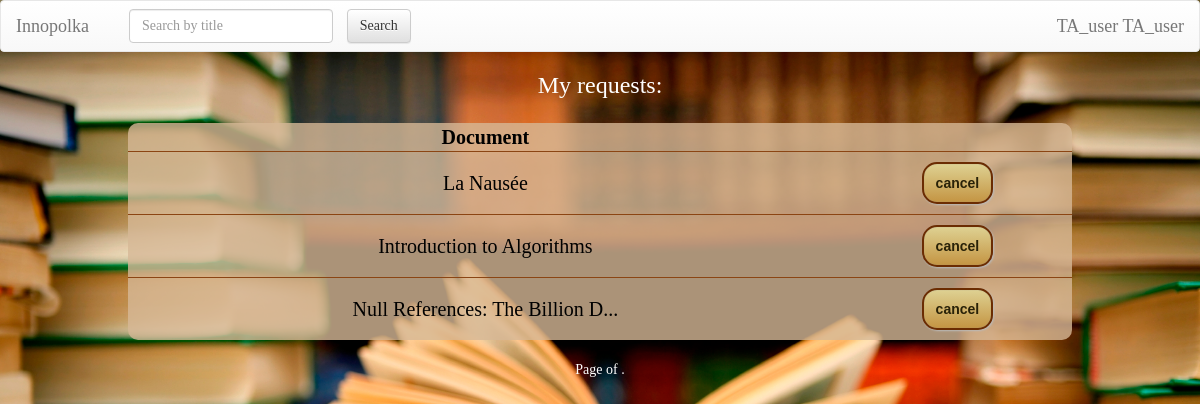
/requests/ (signed in), run on the app's committed database.
### Documents/models.py (models this page shows, shortened)
class Document(models.Model):
    title = models.CharField(max_length=250)
    price = models.IntegerField()
    keywords = models.CharField(max_length=250) # the list of keywords stored in string
    authors = models.CharField(max_length=250) # the list of authors in string format splitted by space
    cover = models.CharField(max_length=1000, default="https://lh3.googleusercontent.com/zqfUbCXdb1oGmsNEzNxTjQU5ZlS3x46nQoB83sFbRSlMnpDTZgdVCe_LvCx-rl7sOA=w300")
    copies = models.PositiveIntegerField(default=1)
    type = models.CharField(max_length=100, default='Document')
    is_bestseller = models.BooleanField(default=False)
    is_reference = models.BooleanField(default=False)
    level = models.PositiveIntegerField(default=1)
    room = models.PositiveIntegerField(default=1)

### BookRequests/views.py (the view)
class RequestsView(ListView):
    template_name = 'BookRequests/bookrequests.html'
    model = Request
    context_object_name = 'requests'
    def get(self, request, *args, **kwargs):
        if request.user.is_authenticated:
            return super().get(request, *args, **kwargs)
        else:
            return redirect('/')
    def get_queryset(self):
        status_priorities = [status[0] for status in USER_STATUSES]
        qs = super().get_queryset()
        result = list()
        for req in qs:  # sort users by status priorities and time request was made
            req_item = {'doc': req.doc, 'id': req.id}
            users = [(status_priorities.index(u.userprofile.status), u) for u in list(req.users.all())]
            if len(users) != 1:  # sort users according to status priorities
                users.sort(key=lambda x: x[0])
            req_item['users'] = [u[1] for u in users]
            result.append(req_item)
        return result

### BookRequests/templates/BookRequests/bookrequests.html (shortened to what this page needs)
<!doctype html>
<html lang="en">
<head>
    {% extends 'Documents/base.html' %}
    {% load staticfiles %}
    {% block body %}
        <link rel="stylesheet" type="text/css" href="{% static 'Documents/style.css' %}"/>
        {% if user.is_staff %}
            <h3 align="center">Document's requests for now:</h3>
        {% elif user.is_authenticated %}
            <h3 align="center">My requests:</h3>
        {% endif %}
        <form action="" method="post">
            <div align="center">
                <table>
                    <tr>
                        <th class="cen" colspan="1">Document</th>
                    </tr>
                    {% for req in requests %}
                        <tr>
                            {% if user.is_staff or user in req.users %}
                                <td><a href="/{{ req.doc.id }}/">{% if req.doc.title|length <= 30 %}
                                    {{ req.doc.title }}{% else %}{{ req.doc.title|slice:":30" }}...{% endif %}</a>
                                    {% if req.doc.copies == 0 %}<font color="red">(NA)</font> {% endif %}</td>
                                <td>{% for u in req.users %}{% if user.is_staff or user == u %}<a class="btn button"
                                                                                                  href="/requests/cancel/?user_id={{ u.id }}&req_id={{ req.id }}">cancel</a>
                                    <br>{% endif %}{% endfor %}</td>
                                </tr>
                            {% endif %}
                    {% endfor %}
                </table>
            </div>
        </form>
        <div align="center">
            <div class="paginator">
         <span class="step-links">
             <span class="current">
                Page {{ page_obj.number }} of {{ page_obj.paginator.num_pages }}.
            </span>
        </span>
            </div>
        </div>
    {% endblock %}

### Documents/templates/Documents/base.html (shortened to what this page needs)
<!DOCTYPE html>
<html lang="en">
<head>
    {% load staticfiles %}
    <link rel="stylesheet" href="//maxcdn.bootstrapcdn.com/bootstrap/3.2.0/css/bootstrap.min.css">
    <link rel="stylesheet" href="//maxcdn.bootstrapcdn.com/bootstrap/3.2.0/css/bootstrap-theme.min.css">
</head>
<body>
<nav class="navbar navbar-default">
    <div class="container-fluid">
        <div class="navbar-header">
            <a class="navbar-brand" href="/">Innopolka</a>
        </div>
        <div class="collapse navbar-collapse" id="bs-example-navbar-collapse-1">
            <form class="navbar-form navbar-left" action="/">
                <div class="form-group">
                    <input type="text" class="form-control" name="q" placeholder="Search by title" >
                </div>
                <input type="submit" class="btn btn-default not_wide" value="Search">
            </form>
            <ul class="nav navbar-nav navbar-right">
                {% if user.is_anonymous %}
                    <li><a href="/user/login">Log In</a></li>
                {% elif user.is_authenticated %}
                    <ul class="nav navbar-nav navbar-right">
                        <li class="nav-item dropdown">
                            <a class="navbar-brand" href="/user/?id={{ user.id }}" id="dropdown02"
                               data-toggle="dropdown"
                               aria-haspopup="true" aria-expanded="false">{{ user.first_name }} {{ user.last_name }}</a>
                    </ul>
                {% endif %}
            </ul>
        </div>
    </div>
</nav>
{% block body %}{% endblock %}
</body>
</html>

### Documents/templates/Documents/base.html (style rules this page uses)
body { font-family: Futura; color: white; background: url("/Documents/static/images/background.jpg") no-repeat fixed center center; background-size: cover; }
table { border: 3px solid saddlebrown; border-radius: 5px; width: 80%; background-color: rgba(214, 184, 150, 0.8); color: black; empty-cells: hide; text-align: center; margin: 10px; }
tr { border: 1px solid saddlebrown; text-align: center; }
td { border: 1px solid saddlebrown; padding: 10px; font-size: 20px; color: black; }
form { padding: 5px; color: black; font-size: 15px; margin: 5px; }
input { background-color: floralwhite; border: 2px solid saddlebrown; border-radius: 5px; margin: 0 0 0 10px; left: 50%; }
.button { text-decoration: none; text-align: center; padding: 11px 12px; border: solid 2px #6b2c02; -webkit-border-radius: 15px; -moz-border-radius: 15px; border-radius: 15px; font: 14px "Lucida Sans Unicode", "Lucida Grande", sans-serif; font-weight: bold; color: #292208; background-color: #ded192; background-image: -moz-linear-gradient(top, #ded192 0%, #c49543 100%); background-image: -webkit-linear-gradient(top, #ded192 0%, #c49543 100%); background-image: -o-linear-gradient(top, #ded192 0%, #c49543 100%); background-image: -ms-linear-gradient(top, #ded192 0%, #c49543 100%); filter: progid:DXImageTransform.Microsoft.gradient(startColorstr='#c49543', endColorstr='#c49543', GradientType=0); background-image: linear-gradient(top, #ded192 0%, #c49543 100%); -webkit-box-shadow: 1px 1px 2px #bababa, inset 0px 0px 1px #969393; -moz-box-shadow: 1px 1px 2px #bababa, inset 0px 0px 1px #969393; box-shadow: 1px 1px 2px #bababa, inset 0px 0px 1px #969393; }

### BookRequests/templates/BookRequests/bookrequests.html (style rules this page uses)
.cen { text-align: center; font-size: 20px; }
table { border: none; border-radius: 10px; }
tr { border: none; text-align: left; }
td { border: none; text-align: center; border-top: 1px solid saddlebrown; vertical-align: center; }
a { color: black; }

### data on the page
Document: doc "La Nausée"
Document: doc "Introduction to Algorithms"
Document: doc "Null References: The Billion D"

### other printed values
{{ user.first_name }} "TA_user"
{{ user.last_name }} "TA_user"
